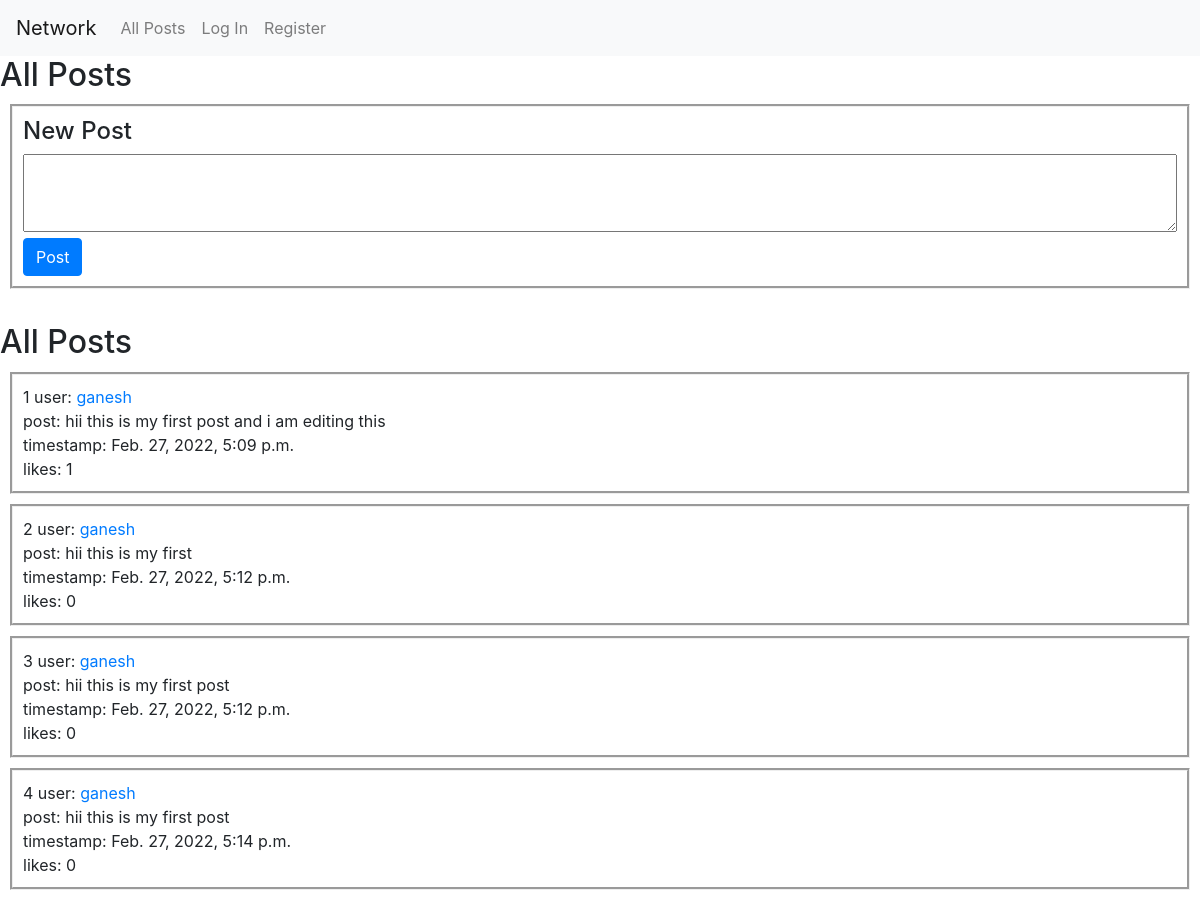
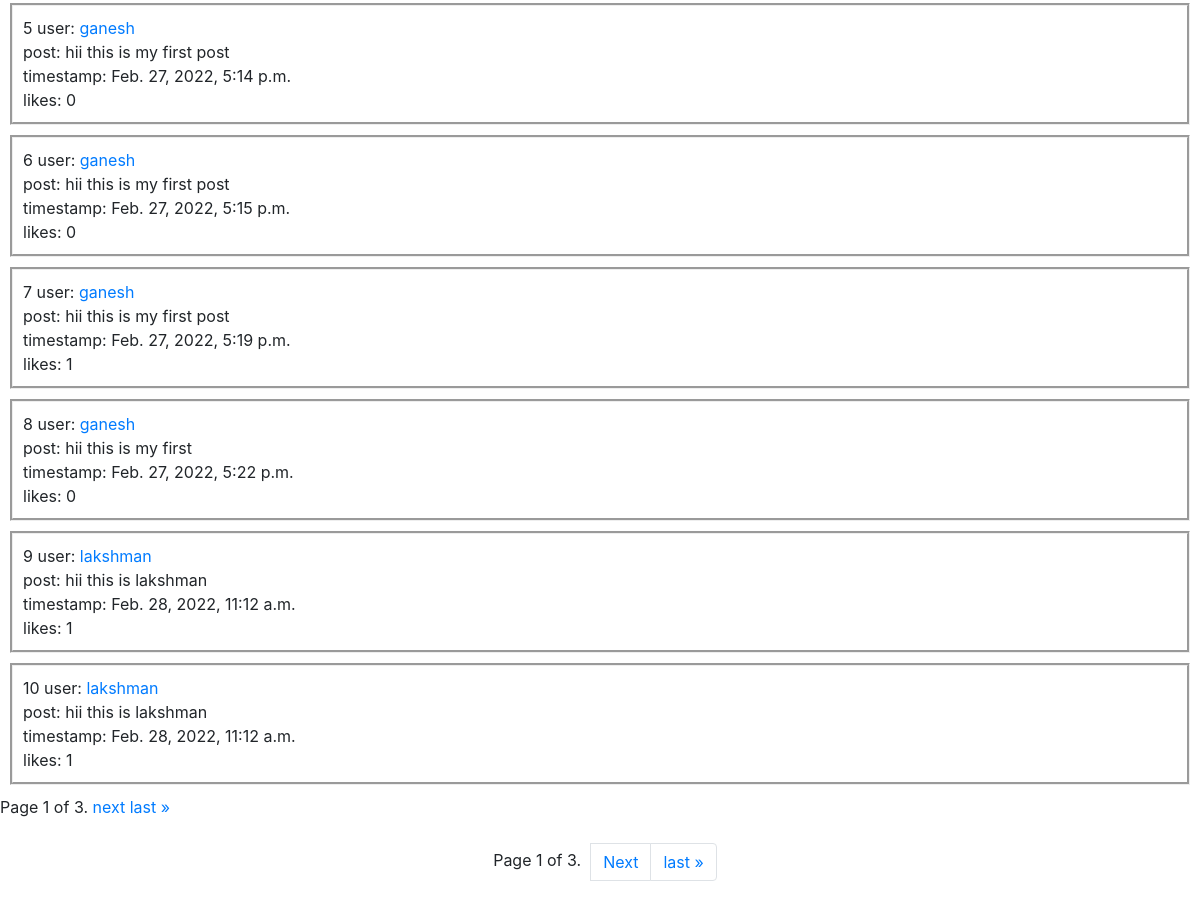
The page / on the database its author committed (2 pictures, top to bottom).
### network/models.py (models this page shows, shortened)
class Post(models.Model):
    user = models.ForeignKey(
        User, on_delete=models.CASCADE, null=True, related_name="User")
    post = models.TextField()
    datetime = models.DateTimeField(auto_now_add=True, editable=False)
    likes = models.PositiveIntegerField(default=0)

class User(AbstractUser):
    followers = models.ManyToManyField('self', symmetrical=False,
                                       blank=True)

### network/views.py (the view)
# urls.py: path("", views.index, name="index"),
def index(request):
    if request.user.is_authenticated:
        objects = Post.objects.filter(user=request.user)
    else:
        objects = Post.objects.all()
    paginator = Paginator(objects, 10)  # Show 10 posts per page.
    page_number = request.GET.get('page')
    page_obj = paginator.get_page(page_number)
    return render(request, "network/index.html", {
        "posts": page_obj
    })

### network/templates/network/index.html (shortened to what this page needs)
{% extends "network/layout.html" %}
{% load static %}
{% block body %}
    <h2>All Posts</h2>
    <div class="post">
        <h4>New Post</h4>
        <form action="{% url 'post' %}" method="POST">
        <textarea id="create" name="post" rows="3" cols="150"></textarea>
        <br>
        <button type="submit" class="btn btn-primary">Post</button>
        </form>
    </div>
        <br>
                <h2>All Posts</h2>
                {% for post in posts %}
                {% if user.is_authenticated %}
                {% if post.user == request.user %}
                <div class="container">
                    <div class="posts">
                        {{post.id}} user: <a href="{% url 'profile' post.user.id %}">{{ post.user }}</a> <br>post: {{ post.post }} <br>timestamp: {{ post.datetime }} <br>likes: {{post.likes}}
                        <br>
                        <button class="button">Edit</button>
                    </div>
                    <div class="edit">
                        <textarea></textarea>
                        <button class="button" value="{{post.id}}">Edit</button>
                    </div>
                </div>
                {% endif %}
                {% else %}
                {% if post.user != request.user %}
                <div class="showposts">
                    {{post.id}} user: <a href="{% url 'profile' post.user.id %}">{{ post.user }}</a> <br>post: {{ post.post }} <br>timestamp: {{ post.datetime }} <br>likes: {{post.likes}}
                </div>
                {% endif %}
                {% endif %}
            {% endfor %}
        <div class="pagination">
            <span class="step-links">
                <span class="current">
                    Page {{ posts.number }} of {{ posts.paginator.num_pages }}.
                </span>
                {% if posts.has_next %}
                    <a href="?page={{ posts.next_page_number }}">next</a>
                    <a href="?page={{ posts.paginator.num_pages }}">last &raquo;</a>
                {% endif %}
            </span>
        </div>
        <br>
        <nav aria-label="Page navigation example">
            <ul class="pagination justify-content-center">
              <div style="padding-left: 10px; padding-top: 5px; padding-right: 10px;"> Page {{ posts.number }} of {{ posts.paginator.num_pages }}. </div>
              {% if posts.has_next %}
              <li class="page-item"><a class="page-link" href="?page={{ posts.next_page_number }}">Next</a></li>
              <li class="page-item"><a class="page-link" href="?page={{ posts.paginator.num_pages }}">last &raquo;</a></li>
              {% endif %}
            </ul>
        </nav>
{% endblock %}

### network/templates/network/layout.html (shortened to what this page needs)
{% load static %}
<!DOCTYPE html>
<html lang="en">
    <head>
        <link rel="stylesheet" href="https://stackpath.bootstrapcdn.com/bootstrap/4.4.1/css/bootstrap.min.css">
        <link href="{% static 'network/styles.css' %}" rel="stylesheet">
    </head>
    <body>
        <nav class="navbar navbar-expand-lg navbar-light bg-light">
            <a class="navbar-brand" href="{% url 'index' %}">Network</a>
            <div>
              <ul class="navbar-nav mr-auto">
                <li class="nav-item">
                  <a id="allposts" class="nav-link" href="{% url 'allposts' %}">All Posts</a>
                </li>
                {% if user.is_authenticated %}
                    <li class="nav-item">
                        <a class="nav-link" href="{% url 'following' %}">Following</a>
                    </li>
                    <li class="nav-item">
                        <a class="nav-link" href="{% url 'logout' %}">Log Out</a>
                    </li>
                {% else %}
                    <li class="nav-item">
                        <a class="nav-link" href="{% url 'login' %}">Log In</a>
                    </li>
                    <li class="nav-item">
                        <a class="nav-link" href="{% url 'register' %}">Register</a>
                    </li>
                {% endif %}
              </ul>
            </div>
          </nav>
        <div class="body">
            {% block body %}
            {% endblock %}
        </div>
    </body>
</html>

### network/static/network/styles.css (style rules this page uses)
.post, .container, .showposts { margin: 10px; border-style: groove; padding-top: 10px; padding-right: 10px; padding-bottom: 10px; padding-left: 10px; }
textarea { width: 100%; }

### rows shown on the page
Post: id "1", user "ganesh", post "hii this is my first post and i am editing this", datetime "Feb. 27, 2022, 5:09 p.m.", likes "1"
Post: id "2", user "ganesh", post "hii this is my first", datetime "Feb. 27, 2022, 5:12 p.m.", likes "0"
Post: id "3", user "ganesh", post "hii this is my first post", datetime "Feb. 27, 2022, 5:12 p.m.", likes "0"
Post: id "4", user "ganesh", post "hii this is my first post", datetime "Feb. 27, 2022, 5:14 p.m.", likes "0"
Post: id "5", user "ganesh", post "hii this is my first post", datetime "Feb. 27, 2022, 5:14 p.m.", likes "0"
Post: id "6", user "ganesh", post "hii this is my first post", datetime "Feb. 27, 2022, 5:15 p.m.", likes "0"
Post: id "7", user "ganesh", post "hii this is my first post", datetime "Feb. 27, 2022, 5:19 p.m.", likes "1"
Post: id "8", user "ganesh", post "hii this is my first", datetime "Feb. 27, 2022, 5:22 p.m.", likes "0"
Post: id "9", user "lakshman", post "hii this is lakshman", datetime "Feb. 28, 2022, 11:12 a.m.", likes "1"
Post: id "10", user "lakshman", post "hii this is lakshman", datetime "Feb. 28, 2022, 11:12 a.m.", likes "1"

### other values the page prints
{{ posts.number }} "1"
{{ posts.paginator.num_pages }} "3"
